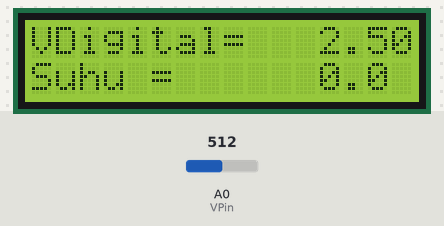
This sketch was run on a simulated Arduino Uno, built with avr-gcc and run on an emulated ATmega328P. On the bench: 16×2 character LCD. The test bench sets the inputs (shaded band); at power-on: A0 (VPin) = 512.

Above: at 1.3 s.
1.4 s: A0 (VPin) set to 716
At 1.7 s:
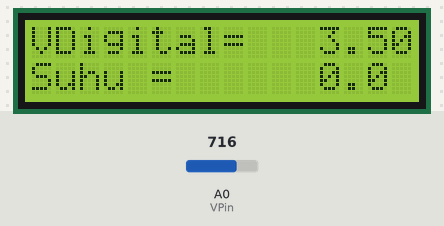
2.9 s: A0 (VPin) set to 900
At 4.0 s:
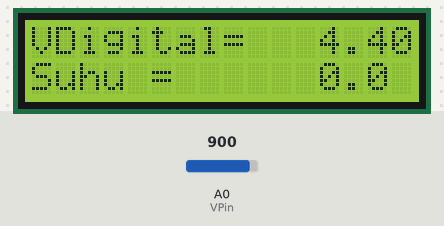
4.4 s: A0 (VPin) set to 1023
At 4.9 s:
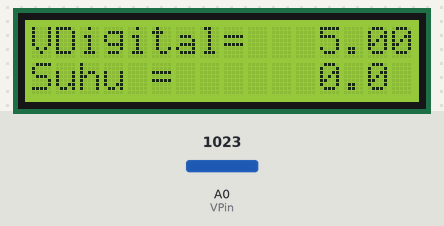
Timing chart, 0 to 7.4 s (numbered marks = the images above; inputs shaded):
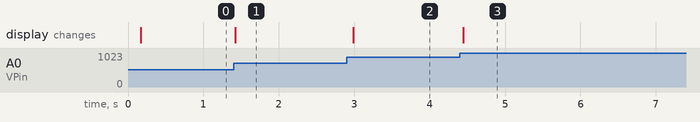

Measured:
- after the input at 1.4 s, the display: changes at once (image 1)
- after the input at 2.9 s, the display: changes after 0.09 s (image 2)
- after the input at 4.4 s, the display: changes after 0.05 s (image 3)

The sketch:

read-analog-value-temp-sensor-lcd.ino
```cpp
#include <LiquidCrystal.h>

const int rs=10, en = 9, d4=8, d5=7, d6=6, d7=5;
LiquidCrystal lcd(rs,en,d4,d5,d6,d7);
int VPin=A0;
float Suhu, VD, Vo=0.0;

void setup() {
lcd.begin(16,2);
delay(100);
lcd.clear();
Serial.begin(9600);
}

void loop() {
int sensorValue = analogRead(VPin);
float Vo = sensorValue * (5.0 / 1023.0);
float suhu = (Vo - 0.0361) / 0.0489;
lcd.setCursor(0,0);
lcd.print("VDigital= ");
lcd.setCursor(12,0);
lcd.print(Vo);
lcd.setCursor(0,1);
lcd.print("Suhu = ");
lcd.setCursor(12,1);
lcd.print(Suhu,1);
delay(100);
}
```
